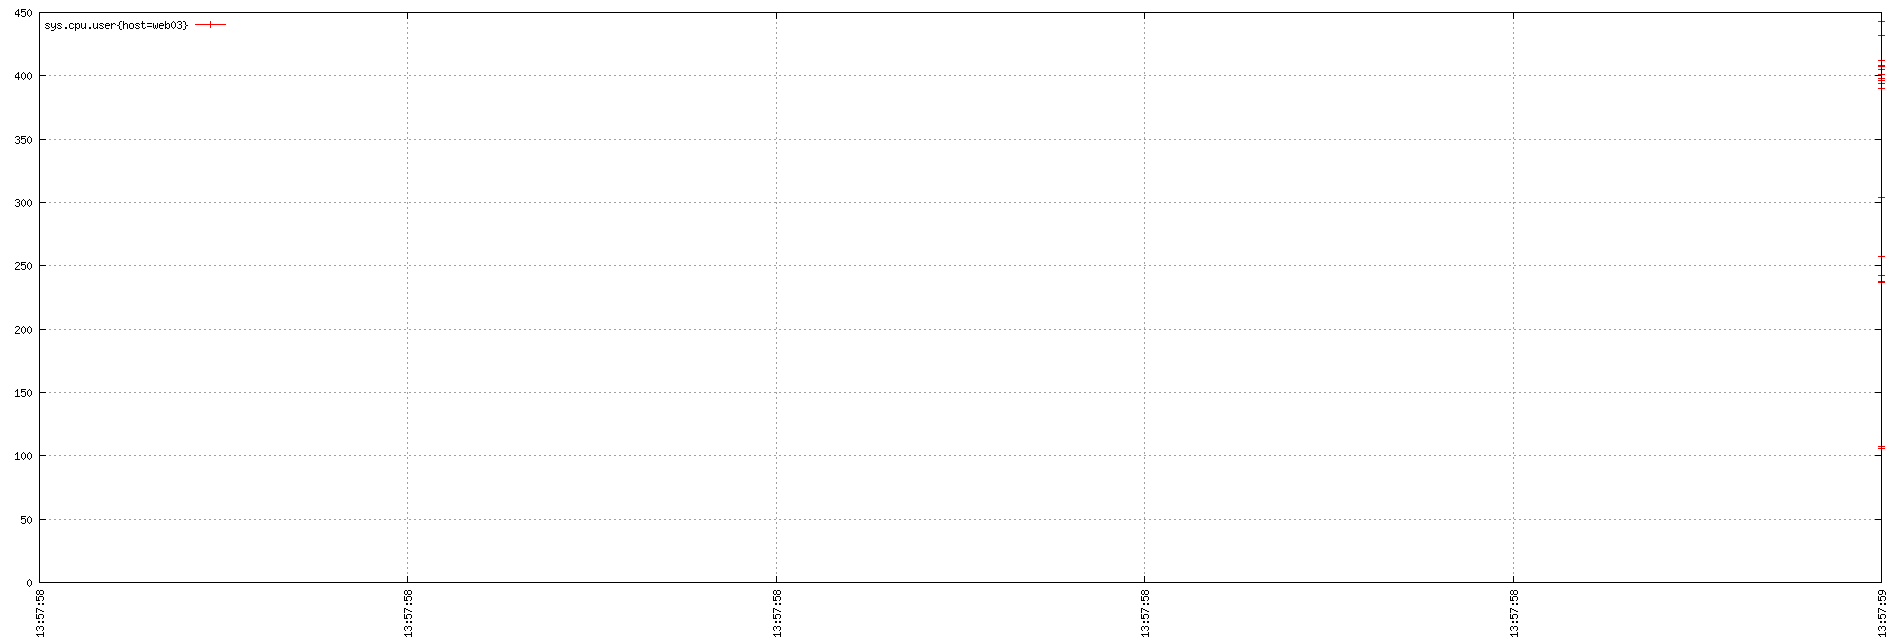

Source code (gnuplot):
set term png small size 1900,644
set xdata time
set timefmt "%s"
if (GPVAL_VERSION < 4.6) set xtics rotate; else set xtics rotate right
set output "${TMPDIR-'tmp'}/tsd/4687f2f9.png"
set xrange ["1673963878":"1673963879"]
set format x "%H:%M:%S"
set grid
set style data linespoint
set yrange [0:]
set key top left
plot  "${TMPDIR-'tmp'}/tsd/4687f2f9_0.dat" using 1:2 title "sys.cpu.user{host=web03}"
